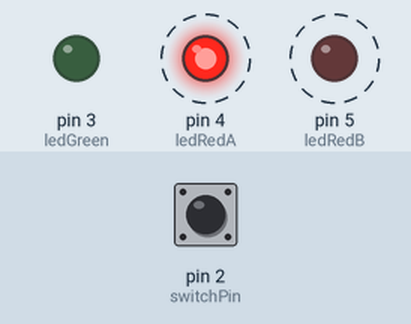
Bench run of a sketch on a simulated Arduino Uno, built with avr-gcc and run on an emulated ATmega328P. Shown: output pins drawn as LEDs (lit = HIGH). Dashed ring = blinking. The test bench sets the inputs (shaded band); at power-on: pin 2 (switchPin) HIGH.

Above: at 1.8 s.
1.9 s: pin 2 (switchPin) pulled LOW for 3.2 s
At 3.2 s:
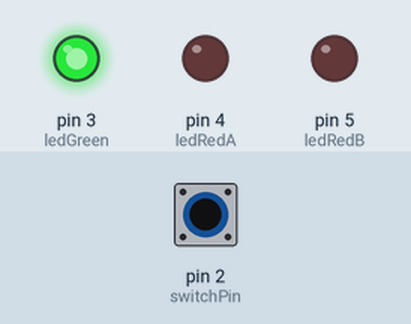
At 5.22 s:
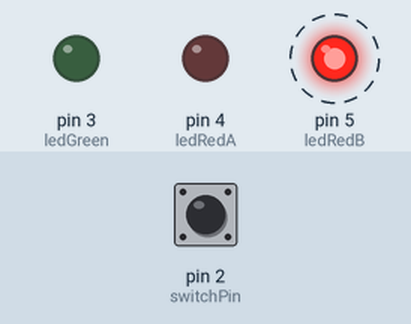
Timing chart, 0 to 12.6 s (numbered marks = the images above; inputs shaded):
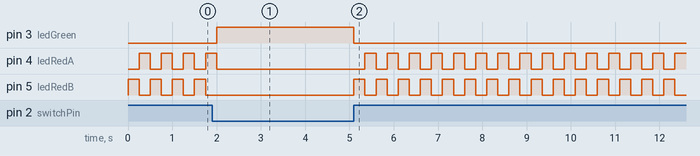

The sketch:

Project-02-Spaceship-Interface.ino
```cpp
// Arduino Starter Kit - Project 02 (Spaceship Interface)
// Button released: red LEDs blink alternately.
// Button pressed: green LED turns on and red LEDs turn off.

const int switchPin = 2;
const int ledGreen = 3;
const int ledRedA = 4;
const int ledRedB = 5;

void setup() {
  pinMode(switchPin, INPUT);
  pinMode(ledGreen, OUTPUT);
  pinMode(ledRedA, OUTPUT);
  pinMode(ledRedB, OUTPUT);
}

void loop() {
  int switchState = digitalRead(switchPin);

  if (switchState == LOW) {
    // The button is not pressed, blink the green LED and turn off the red LEDs.
    digitalWrite(ledGreen, HIGH);
    digitalWrite(ledRedA, LOW);
    digitalWrite(ledRedB, LOW);
  } else {
    // The button is pressed, turn off the green LED and blink the red LEDs alternately.
    digitalWrite(ledGreen, LOW);
    digitalWrite(ledRedA, LOW);
    digitalWrite(ledRedB, HIGH);

    delay(250);

    digitalWrite(ledRedA, HIGH);
    digitalWrite(ledRedB, LOW);

    delay(250);
  }
}
```

Measured:
- after the input at 1.9 s, pin 3 (ledGreen): LOW → HIGH after 0.10 s, → LOW 3.1 s later
- by itself, pin 4 (ledRedA): repeats every 0.50 s: HIGH 0.25 s, LOW 0.25 s
